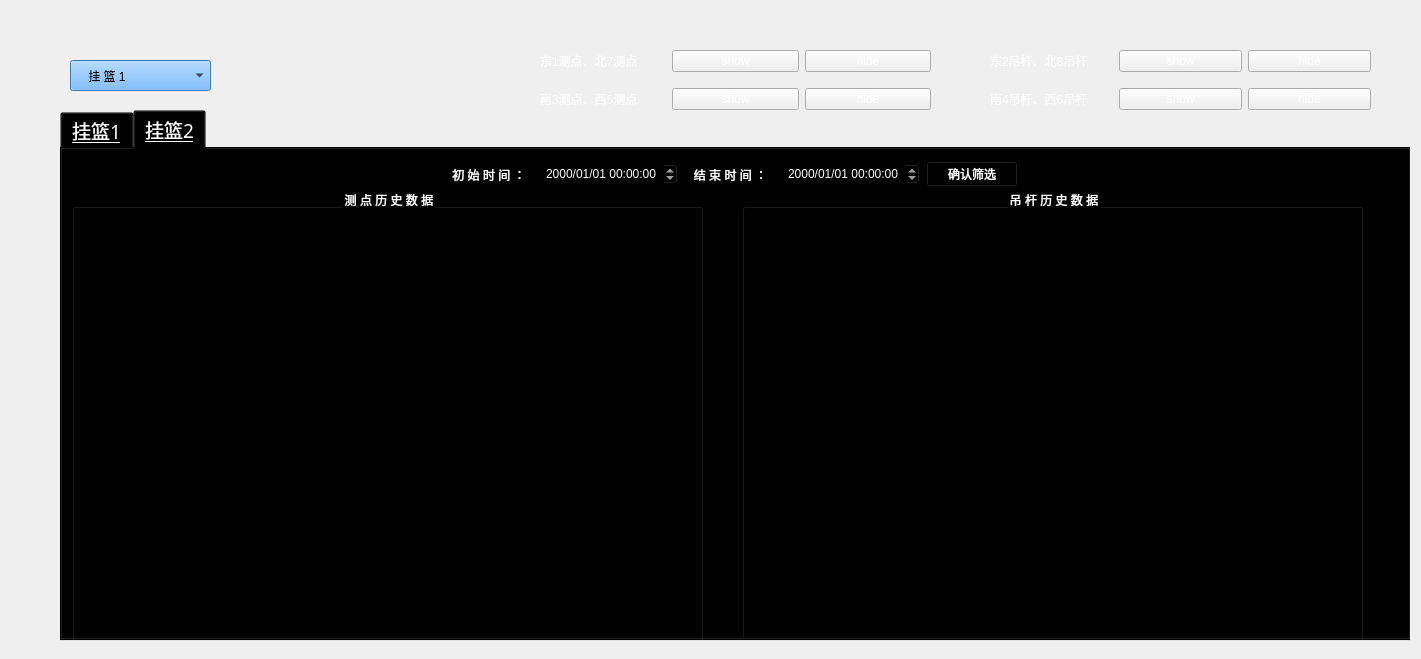
<?xml version="1.0" encoding="UTF-8"?>
<ui version="4.0">
 <class>HistoryCharts</class>
 <widget class="QWidget" name="HistoryCharts">
  <property name="geometry">
   <rect>
    <x>0</x>
    <y>0</y>
    <width>1421</width>
    <height>659</height>
   </rect>
  </property>
  <property name="windowTitle">
   <string>Form</string>
  </property>
  <widget class="QWidget" name="widget_2" native="true">
   <property name="geometry">
    <rect>
     <x>10</x>
     <y>20</y>
     <width>1461</width>
     <height>631</height>
    </rect>
   </property>
   <property name="styleSheet">
    <string notr="true"/>
   </property>
   <widget class="QTabWidget" name="tabWidget">
    <property name="geometry">
     <rect>
      <x>50</x>
      <y>90</y>
      <width>1351</width>
      <height>531</height>
     </rect>
    </property>
    <property name="font">
     <font>
      <family>微软雅黑</family>
      <pointsize>14</pointsize>
      <weight>9</weight>
      <italic>false</italic>
      <bold>false</bold>
      <underline>true</underline>
     </font>
    </property>
    <property name="styleSheet">
     <string notr="true">font: 75 14pt &quot;微软雅黑&quot;;
background-color: rgba(0, 0, 0, 0);
color: rgb(255, 255, 255);</string>
    </property>
    <property name="currentIndex">
     <number>1</number>
    </property>
    <property name="iconSize">
     <size>
      <width>60</width>
      <height>60</height>
     </size>
    </property>
    <widget class="QWidget" name="tab_5">
     <attribute name="title">
      <string>挂篮1</string>
     </attribute>
     <widget class="QGroupBox" name="groupBox_18">
      <property name="geometry">
       <rect>
        <x>10</x>
        <y>40</y>
        <width>631</width>
        <height>451</height>
       </rect>
      </property>
      <property name="styleSheet">
       <string notr="true">font: 75 14pt &quot;微软雅黑&quot;;
color: rgb(255, 255, 255);</string>
      </property>
      <property name="title">
       <string>测 点 历 史 数 据</string>
      </property>
      <property name="alignment">
       <set>Qt::AlignCenter</set>
      </property>
      <widget class="QCustomPlot" name="widget_3" native="true">
       <property name="geometry">
        <rect>
         <x>20</x>
         <y>30</y>
         <width>591</width>
         <height>411</height>
        </rect>
       </property>
      </widget>
     </widget>
     <widget class="QGroupBox" name="groupBox_19">
      <property name="geometry">
       <rect>
        <x>680</x>
        <y>40</y>
        <width>621</width>
        <height>451</height>
       </rect>
      </property>
      <property name="styleSheet">
       <string notr="true">font: 75 14pt &quot;微软雅黑&quot;;
color: rgb(255, 255, 255);</string>
      </property>
      <property name="title">
       <string>吊 杆 历 史 数 据</string>
      </property>
      <property name="alignment">
       <set>Qt::AlignCenter</set>
      </property>
      <widget class="QCustomPlot" name="widget_4" native="true">
       <property name="geometry">
        <rect>
         <x>20</x>
         <y>30</y>
         <width>591</width>
         <height>411</height>
        </rect>
       </property>
      </widget>
     </widget>
     <widget class="QWidget" name="widget_16" native="true">
      <property name="geometry">
       <rect>
        <x>330</x>
        <y>0</y>
        <width>641</width>
        <height>41</height>
       </rect>
      </property>
      <widget class="QWidget" name="layoutWidget">
       <property name="geometry">
        <rect>
         <x>51</x>
         <y>11</y>
         <width>575</width>
         <height>29</height>
        </rect>
       </property>
       <layout class="QHBoxLayout" name="horizontalLayout">
        <item>
         <widget class="QLabel" name="label_8">
          <property name="styleSheet">
           <string notr="true">font: 75 10pt &quot;微软雅黑&quot;;
color: rgb(255, 255, 255);
background-image: url(:/back/image/mybackgroundimage.jpg);</string>
          </property>
          <property name="text">
           <string>初 始 时 间 ：</string>
          </property>
          <property name="alignment">
           <set>Qt::AlignCenter</set>
          </property>
         </widget>
        </item>
        <item>
         <widget class="QDateTimeEdit" name="dateTimeEdit_5">
          <property name="styleSheet">
           <string notr="true">border-image: url(:/back/image/mybackgroundimage.jpg);
color: rgb(255, 255, 255);
font: 75 10pt &quot;微软雅黑&quot;;</string>
          </property>
          <property name="displayFormat">
           <string>yyyy/MM/dd hh:mm:ss</string>
          </property>
         </widget>
        </item>
        <item>
         <widget class="QLabel" name="label_6">
          <property name="styleSheet">
           <string notr="true">font: 75 10pt &quot;微软雅黑&quot;;
color: rgb(255, 255, 255);
background-image: url(:/back/image/mybackgroundimage.jpg);</string>
          </property>
          <property name="text">
           <string>结 束 时 间 ：</string>
          </property>
          <property name="alignment">
           <set>Qt::AlignCenter</set>
          </property>
         </widget>
        </item>
        <item>
         <widget class="QDateTimeEdit" name="dateTimeEdit_6">
          <property name="styleSheet">
           <string notr="true">border-image: url(:/back/image/mybackgroundimage.jpg);
color: rgb(255, 255, 255);
font: 75 10pt &quot;微软雅黑&quot;;</string>
          </property>
          <property name="displayFormat">
           <string>yyyy/MM/dd hh:mm:ss</string>
          </property>
         </widget>
        </item>
        <item>
         <widget class="QPushButton" name="pushButton_6">
          <property name="styleSheet">
           <string notr="true">font: 75 10pt &quot;微软雅黑&quot;;
color: rgb(255, 255, 255);
background-image: url(:/back/image/mybackgroundimage.jpg);</string>
          </property>
          <property name="text">
           <string>确认筛选</string>
          </property>
         </widget>
        </item>
       </layout>
      </widget>
     </widget>
    </widget>
    <widget class="QWidget" name="tab_6">
     <attribute name="title">
      <string>挂篮2</string>
     </attribute>
     <widget class="QWidget" name="widget_11" native="true">
      <property name="geometry">
       <rect>
        <x>330</x>
        <y>0</y>
        <width>641</width>
        <height>41</height>
       </rect>
      </property>
      <widget class="QWidget" name="layoutWidget">
       <property name="geometry">
        <rect>
         <x>51</x>
         <y>11</y>
         <width>575</width>
         <height>29</height>
        </rect>
       </property>
       <layout class="QHBoxLayout" name="horizontalLayout_2">
        <item>
         <widget class="QLabel" name="label_4">
          <property name="styleSheet">
           <string notr="true">font: 75 10pt &quot;微软雅黑&quot;;
color: rgb(255, 255, 255);
background-image: url(:/back/image/mybackgroundimage.jpg);</string>
          </property>
          <property name="text">
           <string>初 始 时 间 ：</string>
          </property>
          <property name="alignment">
           <set>Qt::AlignCenter</set>
          </property>
         </widget>
        </item>
        <item>
         <widget class="QDateTimeEdit" name="dateTimeEdit">
          <property name="styleSheet">
           <string notr="true">border-image: url(:/back/image/mybackgroundimage.jpg);
color: rgb(255, 255, 255);
font: 75 10pt &quot;微软雅黑&quot;;</string>
          </property>
          <property name="displayFormat">
           <string>yyyy/MM/dd hh:mm:ss</string>
          </property>
         </widget>
        </item>
        <item>
         <widget class="QLabel" name="label_5">
          <property name="styleSheet">
           <string notr="true">font: 75 10pt &quot;微软雅黑&quot;;
color: rgb(255, 255, 255);
background-image: url(:/back/image/mybackgroundimage.jpg);</string>
          </property>
          <property name="text">
           <string>结 束 时 间 ：</string>
          </property>
          <property name="alignment">
           <set>Qt::AlignCenter</set>
          </property>
         </widget>
        </item>
        <item>
         <widget class="QDateTimeEdit" name="dateTimeEdit_2">
          <property name="styleSheet">
           <string notr="true">border-image: url(:/back/image/mybackgroundimage.jpg);
color: rgb(255, 255, 255);
font: 75 10pt &quot;微软雅黑&quot;;</string>
          </property>
          <property name="displayFormat">
           <string>yyyy/MM/dd hh:mm:ss</string>
          </property>
         </widget>
        </item>
        <item>
         <widget class="QPushButton" name="pushButton_5">
          <property name="styleSheet">
           <string notr="true">font: 75 10pt &quot;微软雅黑&quot;;
color: rgb(255, 255, 255);
background-image: url(:/back/image/mybackgroundimage.jpg);</string>
          </property>
          <property name="text">
           <string>确认筛选</string>
          </property>
         </widget>
        </item>
       </layout>
      </widget>
     </widget>
     <widget class="QGroupBox" name="groupBox_20">
      <property name="geometry">
       <rect>
        <x>10</x>
        <y>40</y>
        <width>631</width>
        <height>451</height>
       </rect>
      </property>
      <property name="styleSheet">
       <string notr="true">font: 75 14pt &quot;微软雅黑&quot;;
color: rgb(255, 255, 255);</string>
      </property>
      <property name="title">
       <string>测 点 历 史 数 据</string>
      </property>
      <property name="alignment">
       <set>Qt::AlignCenter</set>
      </property>
      <widget class="QCustomPlot" name="widget_5" native="true">
       <property name="geometry">
        <rect>
         <x>20</x>
         <y>30</y>
         <width>591</width>
         <height>411</height>
        </rect>
       </property>
      </widget>
     </widget>
     <widget class="QGroupBox" name="groupBox_21">
      <property name="geometry">
       <rect>
        <x>680</x>
        <y>40</y>
        <width>621</width>
        <height>451</height>
       </rect>
      </property>
      <property name="styleSheet">
       <string notr="true">font: 75 14pt &quot;微软雅黑&quot;;
color: rgb(255, 255, 255);</string>
      </property>
      <property name="title">
       <string>吊 杆 历 史 数 据</string>
      </property>
      <property name="alignment">
       <set>Qt::AlignCenter</set>
      </property>
      <widget class="QCustomPlot" name="widget_6" native="true">
       <property name="geometry">
        <rect>
         <x>20</x>
         <y>30</y>
         <width>591</width>
         <height>411</height>
        </rect>
       </property>
      </widget>
     </widget>
    </widget>
   </widget>
   <widget class="QComboBox" name="comboBox">
    <property name="geometry">
     <rect>
      <x>60</x>
      <y>40</y>
      <width>141</width>
      <height>31</height>
     </rect>
    </property>
    <property name="styleSheet">
     <string notr="true">font: 75 14pt &quot;微软雅黑&quot;;
background-color: rgb(85, 170, 255);
color: rgb(0, 0, 0);</string>
    </property>
    <item>
     <property name="text">
      <string>    挂 篮 1</string>
     </property>
    </item>
    <item>
     <property name="text">
      <string>    挂 篮 2</string>
     </property>
    </item>
   </widget>
   <widget class="QWidget" name="layoutWidget">
    <property name="geometry">
     <rect>
      <x>530</x>
      <y>20</y>
      <width>391</width>
      <height>81</height>
     </rect>
    </property>
    <layout class="QVBoxLayout" name="verticalLayout">
     <item>
      <layout class="QHBoxLayout" name="horizontalLayout_3">
       <item>
        <widget class="QLabel" name="label">
         <property name="styleSheet">
          <string notr="true">font: 75 13pt &quot;微软雅黑&quot;;
color: rgb(255, 255, 255);</string>
         </property>
         <property name="text">
          <string>东1测点、北7测点</string>
         </property>
        </widget>
       </item>
       <item>
        <widget class="QPushButton" name="pushButton">
         <property name="styleSheet">
          <string notr="true">font: 75 10pt &quot;微软雅黑&quot;;
color: rgb(255, 255, 255);
background-image: url(:/back/image/mybackgroundimage.jpg);</string>
         </property>
         <property name="text">
          <string>show</string>
         </property>
        </widget>
       </item>
       <item>
        <widget class="QPushButton" name="pushButton_2">
         <property name="styleSheet">
          <string notr="true">font: 75 10pt &quot;微软雅黑&quot;;
color: rgb(255, 255, 255);
background-image: url(:/back/image/mybackgroundimage.jpg);</string>
         </property>
         <property name="text">
          <string>hide</string>
         </property>
        </widget>
       </item>
      </layout>
     </item>
     <item>
      <layout class="QHBoxLayout" name="horizontalLayout_4">
       <item>
        <widget class="QLabel" name="label_2">
         <property name="styleSheet">
          <string notr="true">font: 75 13pt &quot;微软雅黑&quot;;
color: rgb(255, 255, 255);</string>
         </property>
         <property name="text">
          <string>南3测点、西5测点</string>
         </property>
        </widget>
       </item>
       <item>
        <widget class="QPushButton" name="pushButton_3">
         <property name="styleSheet">
          <string notr="true">font: 75 10pt &quot;微软雅黑&quot;;
color: rgb(255, 255, 255);
background-image: url(:/back/image/mybackgroundimage.jpg);</string>
         </property>
         <property name="text">
          <string>show</string>
         </property>
        </widget>
       </item>
       <item>
        <widget class="QPushButton" name="pushButton_4">
         <property name="styleSheet">
          <string notr="true">font: 75 10pt &quot;微软雅黑&quot;;
color: rgb(255, 255, 255);
background-image: url(:/back/image/mybackgroundimage.jpg);</string>
         </property>
         <property name="text">
          <string>hide</string>
         </property>
        </widget>
       </item>
      </layout>
     </item>
    </layout>
   </widget>
   <widget class="QWidget" name="layoutWidget">
    <property name="geometry">
     <rect>
      <x>980</x>
      <y>20</y>
      <width>381</width>
      <height>81</height>
     </rect>
    </property>
    <layout class="QVBoxLayout" name="verticalLayout_2">
     <item>
      <layout class="QHBoxLayout" name="horizontalLayout_5">
       <item>
        <widget class="QLabel" name="label_3">
         <property name="styleSheet">
          <string notr="true">font: 75 13pt &quot;微软雅黑&quot;;
color: rgb(255, 255, 255);</string>
         </property>
         <property name="text">
          <string>东2吊杆、北8吊杆</string>
         </property>
        </widget>
       </item>
       <item>
        <widget class="QPushButton" name="pushButton_7">
         <property name="styleSheet">
          <string notr="true">font: 75 10pt &quot;微软雅黑&quot;;
color: rgb(255, 255, 255);
background-image: url(:/back/image/mybackgroundimage.jpg);</string>
         </property>
         <property name="text">
          <string>show</string>
         </property>
        </widget>
       </item>
       <item>
        <widget class="QPushButton" name="pushButton_9">
         <property name="styleSheet">
          <string notr="true">font: 75 10pt &quot;微软雅黑&quot;;
color: rgb(255, 255, 255);
background-image: url(:/back/image/mybackgroundimage.jpg);</string>
         </property>
         <property name="text">
          <string>hide</string>
         </property>
        </widget>
       </item>
      </layout>
     </item>
     <item>
      <layout class="QHBoxLayout" name="horizontalLayout_6">
       <item>
        <widget class="QLabel" name="label_7">
         <property name="styleSheet">
          <string notr="true">font: 75 13pt &quot;微软雅黑&quot;;
color: rgb(255, 255, 255);</string>
         </property>
         <property name="text">
          <string>南4吊杆、西6吊杆</string>
         </property>
        </widget>
       </item>
       <item>
        <widget class="QPushButton" name="pushButton_8">
         <property name="styleSheet">
          <string notr="true">font: 75 10pt &quot;微软雅黑&quot;;
color: rgb(255, 255, 255);
background-image: url(:/back/image/mybackgroundimage.jpg);</string>
         </property>
         <property name="text">
          <string>show</string>
         </property>
        </widget>
       </item>
       <item>
        <widget class="QPushButton" name="pushButton_10">
         <property name="styleSheet">
          <string notr="true">font: 75 10pt &quot;微软雅黑&quot;;
color: rgb(255, 255, 255);
background-image: url(:/back/image/mybackgroundimage.jpg);</string>
         </property>
         <property name="text">
          <string>hide</string>
         </property>
        </widget>
       </item>
      </layout>
     </item>
    </layout>
   </widget>
  </widget>
 </widget>
 <customwidgets>
  <customwidget>
   <class>QCustomPlot</class>
   <extends>QWidget</extends>
   <header location="global">qcustomplot.h</header>
   <container>1</container>
  </customwidget>
 </customwidgets>
 <resources/>
 <connections/>
</ui>
